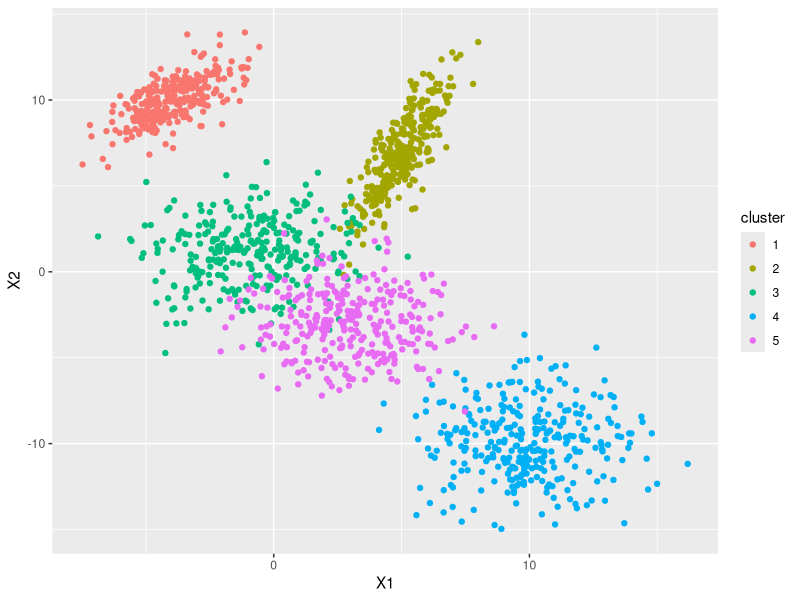

Write the R code that produced this figure. (Note: this script raises an error after producing the figure.)
require(MASS)
require(ggplot2)
set.seed(1234)
set1=mvrnorm(n = 300, c(-4,10), matrix(c(1.5,1,1,1.5),2))
set2=mvrnorm(n = 300, c(5,7), matrix(c(1,2,2,6),2))
set3=mvrnorm(n = 300, c(-1,1), matrix(c(4,0,0,4),2))
set4=mvrnorm(n = 300, c(10,-10), matrix(c(4,0,0,4),2))
set5=mvrnorm(n = 300, c(3,-3), matrix(c(4,0,0,4),2))

DF=data.frame(rbind(set1,set2,set3,set4,set5),cluster=as.factor(c(rep(1:5,each=300))))
ggplot(DF,aes(x=X1,y=X2,color=cluster))+geom_point()


###Iterating over observations
kmeans=function(data,K=4,stop_crit=10e-5)
{
  #Initialisation of clusters
  centroids=data[sample.int(nrow(data),K),]
  current_stop_crit=1000
  cluster=rep(0,nrow(data))
  converged=F
  it=1
  while(current_stop_crit>=stop_crit & converged==F)
  {
    it=it+1
    if (current_stop_crit<=stop_crit)
    {
      converged=T
    }
    old_centroids=centroids
    ##Assigning each point to a centroid
    for (i in 1:nrow(data))
    {
      min_dist=10e10
      for (centroid in 1:nrow(centroids))
      {
        distance_to_centroid=sum((centroids[centroid,]-data[i,])^2)
        if (distance_to_centroid<=min_dist)
        {
          cluster[i]=centroid
          min_dist=distance_to_centroid
        }
      }
    }
    ##Assigning each point to a centroid
    for (i in 1:nrow(centroids))
    {
      centroids[i,]=apply(data[cluster==i,],2,mean)
    }
    current_stop_crit=mean((old_centroids-centroids)^2)
  }
  return(list(data=data.frame(data,cluster),centroids=centroids))
}

#test of the kmeans function
res=kmeans(DF[1:2],K=5)
res$centroids$cluster=1:5
res$data$isCentroid=F
res$centroids$isCentroid=T
data_plot=rbind(res$centroids,res$data)
ggplot(data_plot,aes(x=X1,y=X2,color=as.factor(cluster),size=isCentroid,alpha=isCentroid))+geom_point()

